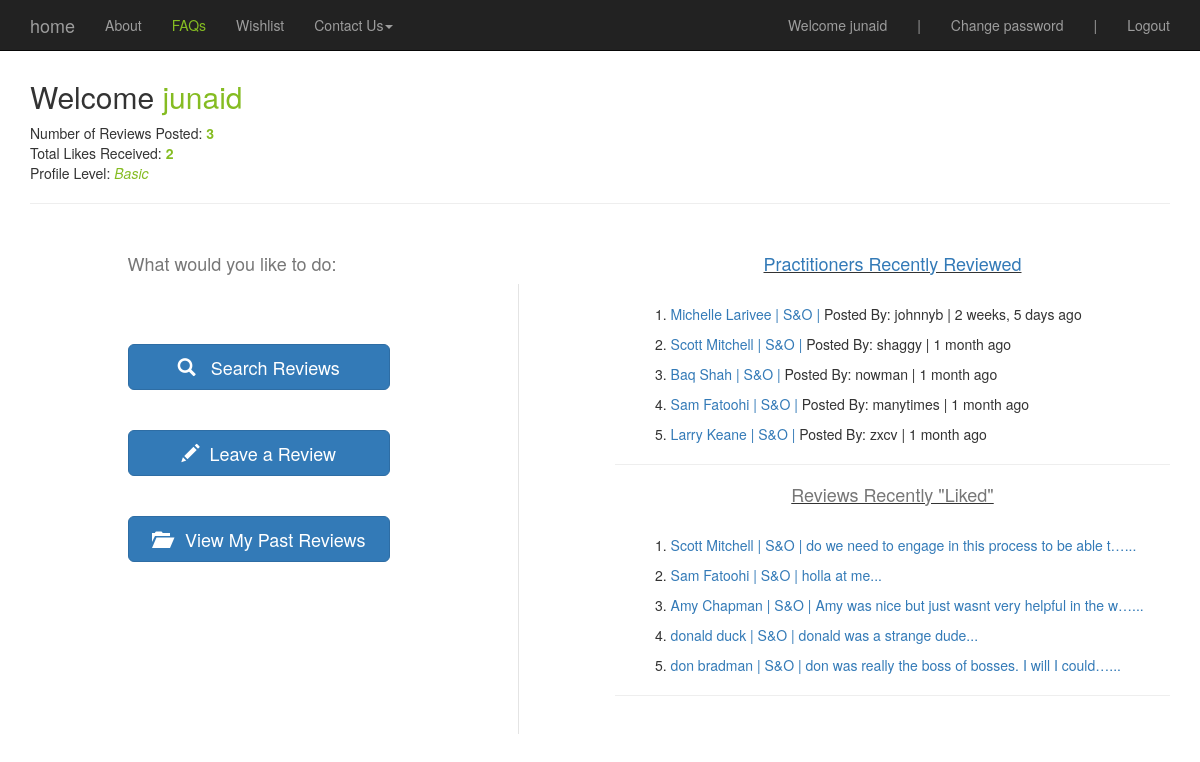
The app's page / (signed in), older data.
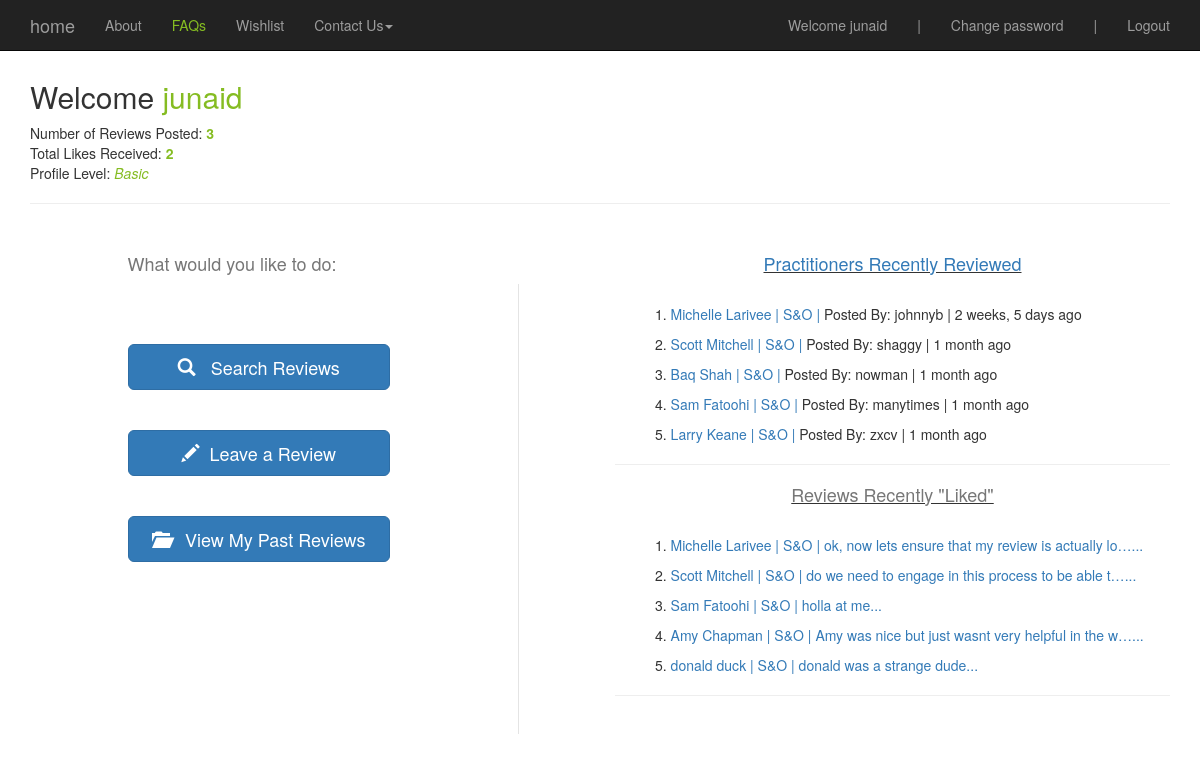
The same page, newer data.
### reviews/models.py (models this page shows, shortened)
class Review(models.Model):
	user = models.ForeignKey(settings.AUTH_USER_MODEL)
	employee = models.ForeignKey("Employee") #in quotes because model defined later
	length_working = models.PositiveIntegerField(verbose_name="how long have you worked with this person? (months)?")
	ques1 = models.PositiveIntegerField(verbose_name="How nice is this person in their professional interactions (1-5)? (5 = most)?", validators=[MinValueValidator(1), MaxValueValidator(5)])
	ques2 = models.PositiveIntegerField(verbose_name="How competent is this person in their domain of expertise (1-5)? (5 = most)", validators=[MinValueValidator(1), MaxValueValidator(5)])
	ques3 = models.PositiveIntegerField(verbose_name="How much did you learn from this person while working with them (1-5)? (5 = most)", validators=[MinValueValidator(1), MaxValueValidator(5)])
	timestamp = models.DateTimeField(auto_now=False, auto_now_add=True)
	WORK_AGAIN_CHOICES = (
	    ('Y', 'Yes'),
	    ('N', 'No'),
	)
	work_again =  models.CharField(verbose_name="would you work with this person again if you had the choice?",
									max_length=1, choices=WORK_AGAIN_CHOICES, null=False)
	content = models.TextField(verbose_name="Please provide some comments on what it was like to work with this person",
									max_length=1500, validators=[ MinLengthValidator(60, message="Please enter a more impactful review")])
	class Meta:
		unique_together = (("user", "employee"),)  #really important - prevents dups

class Employee(models.Model):
	tracking_id = models.IntegerField()
	first_name = models.CharField(max_length=120)
	last_name = models.CharField(max_length=120)
	email = models.CharField(max_length=120, null=True, blank=True)
	level = models.CharField(max_length=120)
	service_area = models.CharField(max_length=120)
	service_line = models.CharField(max_length=120, null=True, blank=True)
	office = models.CharField(max_length=120)
	is_live = models.BooleanField(default=True)
	timestamp = models.DateTimeField(auto_now=False, auto_now_add=True)

class Vote(models.Model):
	review = models.ForeignKey(Review,related_name='votereview' )
	employee = models.ForeignKey(Employee, related_name='employeevoted')
	user = models.ForeignKey(settings.AUTH_USER_MODEL)
	upvotes = models.NullBooleanField()
	downvotes = models.NullBooleanField()
	v_timestamp = models.DateTimeField(auto_now=False, auto_now_add=True)
	objects = VoteManager()
	class Meta:
		unique_together = ("review", "employee", "user")

### reviews/views.py (the view)
# urls.py: url(r'^$',   emp.goto_userpage, name='user_homepage'),
def goto_userpage(request):
	if request.user.is_authenticated() and request.user.userstatus.is_contributor:
		recent_reviews = Review.objects.filter(employee__is_live=True).order_by('-pk')[:5]
		recent_voted_reviews = Vote.objects.filter(employee__is_live=True).order_by('-pk')[:5]
		rev_count = request.user.review_set.count()
		user_review_queryset = Review.objects.filter(user=request.user).order_by('-timestamp')
		user_review_queryset = user_review_queryset.annotate(num_votes=Count('votereview'))
		vote_ct = 0
		for obj in user_review_queryset:
				vote_ct = vote_ct + obj.num_votes
		context = {
		"username": request.user,  #update this
		"recent_reviews": recent_reviews,
		"recent_voted_reviews": recent_voted_reviews,
		"review_count": rev_count,
		"vote_ct": vote_ct,
		}
		return render(request, "user_homepage.html", context)
	else:
		if request.user.is_authenticated() and request.user.userstatus.is_contributor == False:
			return render(request, "become_a_contributor.html", {})
		else:
			return render(request, "home.html", {})

### templates/user_homepage.html (shortened to what this page needs)
{% extends "base.html" %}
{% block content %}
<div class='container'>
<br>
<h2> Welcome <z style="color:#85BC22">{{username}} </z></h2>
<p>Number of Reviews Posted: <b style="color:#85BC22">{{review_count}}</b> <br>
Total Likes Received: <b style="color:#85BC22">{{vote_ct}}</b>  <br>
Profile Level: <em style="color:#85BC22">Basic</em></p>
<hr/>
 	<div class='row'>
		<div class='col-sm-3 col-sm-offset-1'>
			<br>
	 		<h4> What would you like to do:</h4>
	 		<br>
	 		<br>
	 		<br>
			<a href='{% url "search_practitioners" %}' class="btn btn-primary btn-lg btn-block" role="button"><span class="glyphicon glyphicon-search" aria-hidden="true"></span> &nbsp Search Reviews</a>
			<br>
			<br>
			<a href='{% url "create_step1" %}' class="btn btn-primary btn-lg btn-block" role="button"><span class="glyphicon glyphicon-pencil"></span> &nbspLeave a Review</a>
			<br>
			<br>
			<a href='{% url "past_user_reviews" pk=username.pk %}' class="btn btn-primary btn-lg btn-block" role="button"> <span class="glyphicon glyphicon-folder-open"></span> &nbsp View My Past Reviews</a>
			<br>
			<br>
	 	</div>
	 	<div class='col-sm-1 col-sm-offset-1'>
		 	<br>
		 	<br>
		 	<br>
	 	</div>
	 	<div class='col-sm-6'>
		 	<br>
			 	<div class="cent-text">
			 		<u>
			 		<h4><a href='{% url "reviews_longlist" %}'>Practitioners Recently Reviewed</a></h4>
			 		</u>
			 	</div>
		 		<br>
		 		{% for obj in recent_reviews %}
					<ul>
					{{ forloop.counter }}.
					<a href='{% url "emp_details" pk=obj.employee.pk %}'>
					{{obj.employee.first_name}} {{obj.employee.last_name}} |
					{{obj.employee.service_area}} |
					</a>
					Posted By: {{obj.user}} |
					{{obj.timestamp|timesince}} ago
					</ul>
				{% endfor %}
				<hr/>
				<div class="cent-text">
			 		<u>
			 		<h4>Reviews Recently "Liked"</h4>
			 		</u>
			 	</div>
		 		<br>
		 		{% for obj2 in recent_voted_reviews %}
					<ul>
					{{ forloop.counter }}.
					<a href='{% url "emp_details" pk=obj2.employee.pk %}'>
					{{obj2.employee.first_name}} {{obj2.employee.last_name}}  |
					{{obj2.employee.service_area}} |
					{{obj2.review.content|truncatechars:50}}...
					</a>
					</ul>
				{% endfor %}
				<hr/>
		</div>
	</div>
</div>
{% endblock %}

Row changes from the older to the newer data that the page shows:
no longer on this page (row unchanged): Vote: employee.first_name "don", employee.last_name "bradman", employee.service_area "S&O", review.content "don was really the boss of bosses. I will I could…"
added Vote: employee.first_name "Michelle", employee.last_name "Larivee", employee.service_area "S&O", review.content "ok, now lets ensure that my review is actually lo…"
